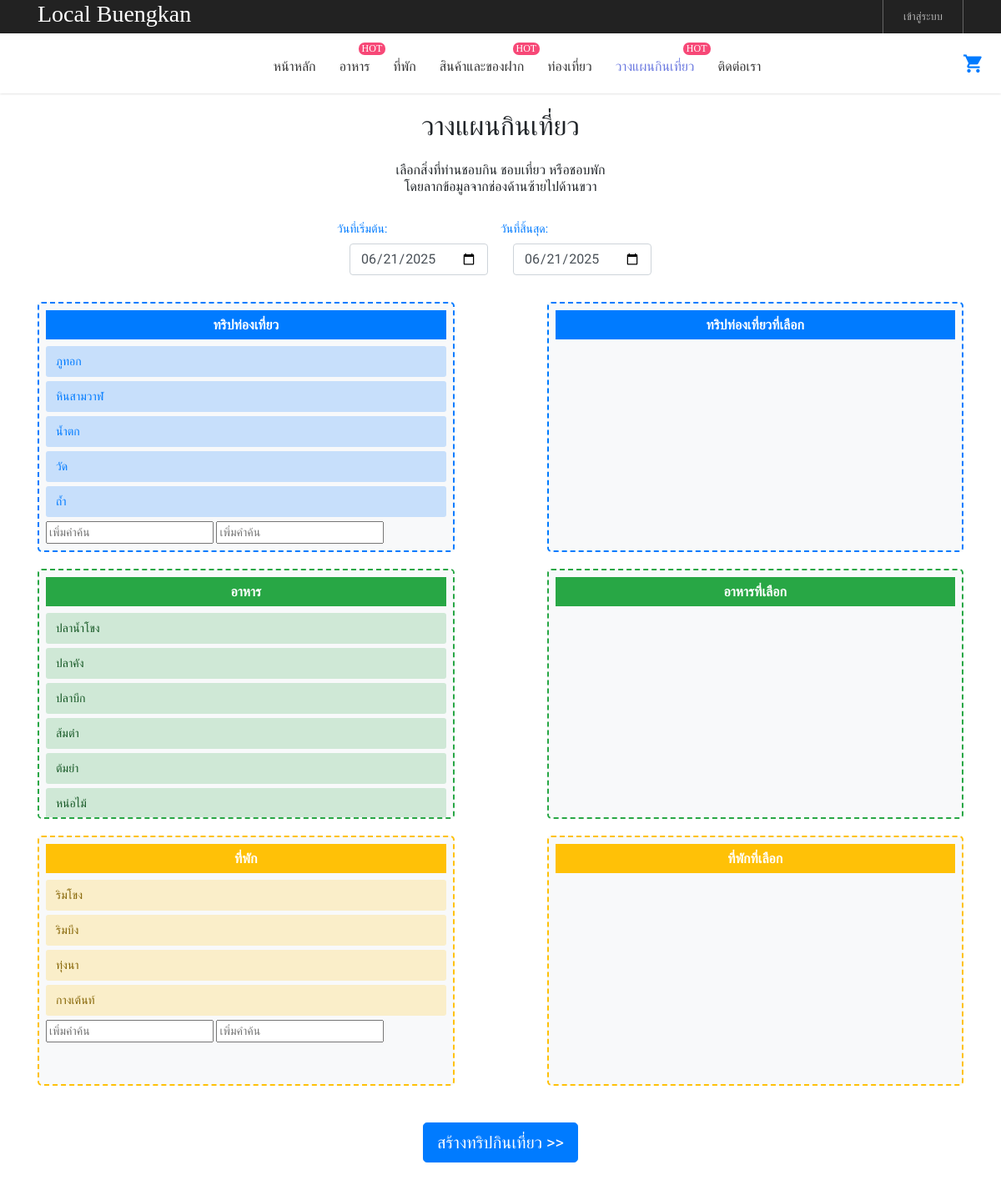
/plans.php, run on the app's committed database.
### tables this page shows
CREATE TABLE `tags` (
  `id` int(1) NOT NULL,
  `name_en` varchar(200) NOT NULL,
  `name_th` varchar(200) NOT NULL,
  `data` text NOT NULL,
  `timestamp` timestamp NOT NULL DEFAULT current_timestamp() ON UPDATE current_timestamp()
);

### plans.php (the view, shortened to what this page needs)
<?php
include_once("connectdb.php");
?>
<!DOCTYPE html>
<html lang="en">
<head>
	<link rel="stylesheet" type="text/css" href="css/main.css">
    <link rel="stylesheet" type="text/css" href="fonts/iconic/css/material-design-iconic-font.min.css">
    <link rel="stylesheet" href="https://maxcdn.bootstrapcdn.com/bootstrap/4.5.2/css/bootstrap.min.css">
</head>
<body class="animsition">
<header class="header-v4">
		<div class="container-menu-desktop">
			<div class="top-bar">
				<div class="content-topbar flex-sb-m h-full container">
					<div class="row">
                    <div class="col-6">
                        <div class="left-top-bar">
                            <a href="index.php" style="color: white;"><h3>Local Buengkan</h3></a>
                        </div>
                    </div>
                    <div class="right-top-bar col-6 d-flex justify-content-end">
								<?php if(empty($_SESSION['user_id'])){ ?>
						<a href="sign-in.php" class="flex-c-m trans-04 p-lr-25 p-2 pr-4 pl-4">
							เข้าสู่ระบบ
						</a>
                                <?php } ?>
					</div>
		</div>
				</div>
			</div>
			<div class=" how-shadow1">
				<nav class="limiter-menu-desktop container">
                <div class="col-12 d-flex justify-content-center">
					<div class="menu-desktop mt-2">
						<ul class="main-menu">
							<li>
								<a href="index.php">หน้าหลัก</a>
							</li>
							<li class="label1 <?php echo (basename($_SERVER['PHP_SELF']) == 'foods.php' || basename($_SERVER['PHP_SELF']) == 'food_detail.php') ? 'active-menu' : ''; ?>" data-label1="hot">
								<a href="foods.php">อาหาร</a>
							</li>
							<li class="<?php echo (basename($_SERVER['PHP_SELF']) == 'homestay.php' || basename($_SERVER['PHP_SELF']) == 'homestay_detail.php') ? 'active-menu' : ''; ?>">
								<a href="homestay.php">ที่พัก</a>
							</li>
							<li class="label1 <?php echo basename($_SERVER['PHP_SELF']) == 'products.php' ? 'active-menu' : ''; ?>" data-label1="hot">
								<a href="products.php">สินค้าและของฝาก</a>
							</li>
							<li class="<?php echo basename($_SERVER['PHP_SELF']) == 'tours.php' ? 'active-menu' : ''; ?>">
								<a href="tours.php">ท่องเที่ยว</a>
							</li>
							<li class="label1 <?php echo basename($_SERVER['PHP_SELF']) == 'plans.php' ? 'active-menu' : ''; ?>" data-label1="hot">
								<a href="plans.php">วางแผนกินเที่ยว</a>
							</li>
							<li class="<?php echo basename($_SERVER['PHP_SELF']) == 'contact.php' ? 'active-menu' : ''; ?>">
								<a href="contact.php">ติดต่อเรา</a>
							</li>
						</ul>
					</div>
                </div>
                <div class="justify-content-end">
					<div class="wrap-icon-header flex-w flex-r-m">
						<div class="icon-header-item cl2 hov-cl1 trans-04 p-l-22 p-r-11" >
							<a href="shopping_cart.php"><i class="zmdi zmdi-shopping-cart"></i></a>
						</div>
					</div>
                </div>
				</nav>
			</div>
		</div>
    </header>
    <div class="container mt-2">
        <h2 class="text-center mb-4">วางแผนกินเที่ยว</h2>
        <h6 class="text-center mb-4">เลือกสิ่งที่ท่านชอบกิน ชอบเที่ยว หรือชอบพัก<br>
โดยลากข้อมูลจากช่องด้านซ้ายไปด้านขวา</h6>
        <form>
            <div class="row justify-content-center mb-3">
            <div class="form-group">
                <label for="startDate" class="col-form-label text-primary">วันที่เริ่มต้น:</label>
                <div class="col-md-12">
                    <input type="date" id="startDate" class="form-control" placeholder="เลือกวันที่เริ่มต้น" min="<?php echo date('Y-m-d'); ?>" value="<?php echo date('Y-m-d'); ?>" required>
                </div>
            </div>
            <div class="form-group">
                <label for="endDate" class="col-form-label text-primary">วันที่สิ้นสุด:</label>
                <div class="col-md-12">
                    <input type="date" id="endDate" class="form-control" placeholder="เลือกวันที่สิ้นสุด" min="<?php echo date('Y-m-d'); ?>" value="<?php echo date('Y-m-d'); ?>" required>
                </div>
            </div>
            </div>
        </form>
        <div class="drag-container">
            <div class="drag-box" id="availableTours">
                <h6>ทริปท่องเที่ยว</h6>
<?php
$sql = "SELECT data FROM `tags` WHERE `id`='3' ";
$result = $conn->query($sql);
$row = $result->fetch_assoc();
$arr_tours = explode(";",$row['data']);
$i = 0;
foreach($arr_tours as $tour){
    $i++;
?>
                <div class="drag-item" data-id="<?php echo $i;?>"><?php echo $tour;?></div>
<?php } ?>
                <input type="text" id="toursInput1" placeholder="เพิ่มคำค้น">
                <input type="text" id="toursInput2" placeholder="เพิ่มคำค้น">
            </div>
            <div class="drag-box" id="selectedTours">
                <h6>ทริปท่องเที่ยวที่เลือก</h6>
            </div>
            <div class="drag-box" id="availableFoods">
                <h6>อาหาร</h6>
<?php
$sql = "SELECT data FROM `tags` WHERE `id`='1' ";
$result = $conn->query($sql);
$row = $result->fetch_assoc();
$arr_foods = explode(";",$row['data']);
$i = 0;
foreach($arr_foods as $food){
    $i++;
?>
                <div class="drag-item" data-id="<?php echo $i;?>"><?php echo $food;?></div>
<?php } ?>
            </div>
            <div class="drag-box" id="selectedFoods">
                <h6>อาหารที่เลือก</h6>
            </div>
            <div class="drag-box" id="availableHomestays">
                <h6>ที่พัก</h6>
<?php
$sql = "SELECT data FROM `tags` WHERE `id`='2' ";
$result = $conn->query($sql);
$row = $result->fetch_assoc();
$arr_homestays = explode(";",$row['data']);
$i = 0;
foreach($arr_homestays as $homestay){
    $i++;
?>
                <div class="drag-item" data-id="<?php echo $i;?>"><?php echo $homestay;?></div>
<?php } ?>
                <input type="text" id="homestaysInput1" placeholder="เพิ่มคำค้น">
                <input type="text" id="homestaysInput2" placeholder="เพิ่มคำค้น">
            </div>
            <div class="drag-box" id="selectedHomestays">
                <h6>ที่พักที่เลือก</h6>
            </div>
        </div>
        <div class="text-center mt-4 mb-5">
            <button class="btn btn-primary btn-lg" id="submitButton">สร้างทริปกินเที่ยว &gt;&gt;</button>
        </div>
    </div>
</body>
</html>

### css/main.css (style rules this page uses)
.container { max-width: 1380px; }
@media (max-width: 1600px) { .container { max-width: 1200px; } }
.container-menu-desktop { height: auto; width: 100%; position: relative; -webkit-transition: all 0.3s; -o-transition: all 0.3s; -moz-transition: all 0.3s; transition: all 0.3s; }
.header-v4 .container-menu-desktop { height: 124px; }
.top-bar { height: 40px; background-color: #222; }
.left-top-bar { font-family: Poppins-Regular; font-size: 13px; line-height: 1.8; color: #b2b2b2; }
.right-top-bar a { font-family: Poppins-Regular; font-size: 13px; line-height: 1.8; height: 100%; color: #b2b2b2; border-right: 1px solid rgba(255,255,255,0.3); }
.right-top-bar a:first-child { border-left: 1px solid rgba(255,255,255,0.3); }
.limiter-menu-desktop { height: 100%; display: -webkit-box; display: -webkit-flex; display: -moz-box; display: -ms-flexbox; display: flex; align-items: center; background-color: transparent; }
.menu-desktop { display: -webkit-box; display: -webkit-flex; display: -moz-box; display: -ms-flexbox; display: flex; align-items: center; height: 100%; }
.main-menu { list-style-type: none; margin: 0; display: -webkit-box; display: -webkit-flex; display: -moz-box; display: -ms-flexbox; display: flex; align-items: center; }
.main-menu > li { display: block; position: relative; padding: 20px 10px 20px 0px; margin: 0px 4px 0px 14px; }
.main-menu > li > a { font-family: Poppins-Medium; font-size: 16px; color: #333; padding: 5px 0px; transition: all 0.4s; -webkit-transition: all 0.4s; -o-transition: all 0.4s; -moz-transition: all 0.4s; }
.wrap-icon-header { flex-grow: 1; }
.icon-header-item { position: relative; font-size: 26px; line-height: 1; cursor: pointer; }
.main-menu > li.active-menu > a { color: #6c7ae0; }
.cl2 { color: #333; }
.label1 { position: relative; }
.label1::after { content: attr(data-label1); font-family: Poppins-Regular; font-size: 12px; line-height: 15px; color: #fff; text-transform: uppercase; text-align: center; display: block; position: absolute; top: 3px; right: -9px; height: 15px; min-width: 32px; border-radius: 7px; padding: 0 4px; background-color: #f74877; }
.how-shadow1 { box-shadow: 0 0px 3px 0px rgba(0,0,0,0.2); -moz-box-shadow: 0 0px 3px 0px rgba(0,0,0,0.2); -webkit-box-shadow: 0 0px 3px 0px rgba(0,0,0,0.2); -o-box-shadow: 0 0px 3px 0px rgba(0,0,0,0.2); -ms-box-shadow: 0 0px 3px 0px rgba(0,0,0,0.2); }

### plans.php (style rules this page uses)
body { font-family: "Prompt", serif; font-size: 14px; }
.drag-container { display: flex; flex-wrap: wrap; justify-content: space-between; align-items: flex-start; }
.drag-box { width: 45%; min-height: 200px; border: 2px dashed; padding: 8px; border-radius: 5px; background-color: #f8f9fa; margin-bottom: 20px; position: relative; overflow-y: auto; height: 300px; }
.drag-box h6 { text-align: center; margin-bottom: 8px; padding: 8px; font-weight: bold; position: sticky; top: 0; z-index: 1; background-color: #007bff; color: white; pointer-events: none; }
.drag-item { padding: 8px 12px; margin-bottom: 5px; border-radius: 3px; cursor: move; }
#availableTours, #selectedTours { border-color: #007bff; }
#availableTours h6, #selectedTours h6 { background-color: #007bff; color: white; }
#availableFoods, #selectedFoods { border-color: #28a745; }
#availableFoods h6, #selectedFoods h6 { background-color: #28a745; color: white; }
#availableHomestays, #selectedHomestays { border-color: #ffc107; }
#availableHomestays h6, #selectedHomestays h6 { background-color: #ffc107; color: white; }
#availableTours .drag-item, #selectedTours .drag-item { background-color: rgba(0, 123, 255, 0.2); color: #007bff; }
#availableFoods .drag-item, #selectedFoods .drag-item { background-color: rgba(40, 167, 69, 0.2); color: #155724; }
#availableHomestays .drag-item, #selectedHomestays .drag-item { background-color: rgba(255, 193, 7, 0.2); color: #856404; }
a { text-decoration: none; }

### data on the page
tags: data "ภูทอก", data "หินสามวาฬ", data "น้ำตก", data "วัด", data "ถ้ำ"
tags: data "ปลาน้ำโขง", data "ปลาคัง", data "ปลาบึก", data "ส้มตำ", data "ต้มยำ", data "หน่อไม้"
tags: data "ริมโขง", data "ริมบึง", data "ทุ่งนา", data "กางเต้นท์"
